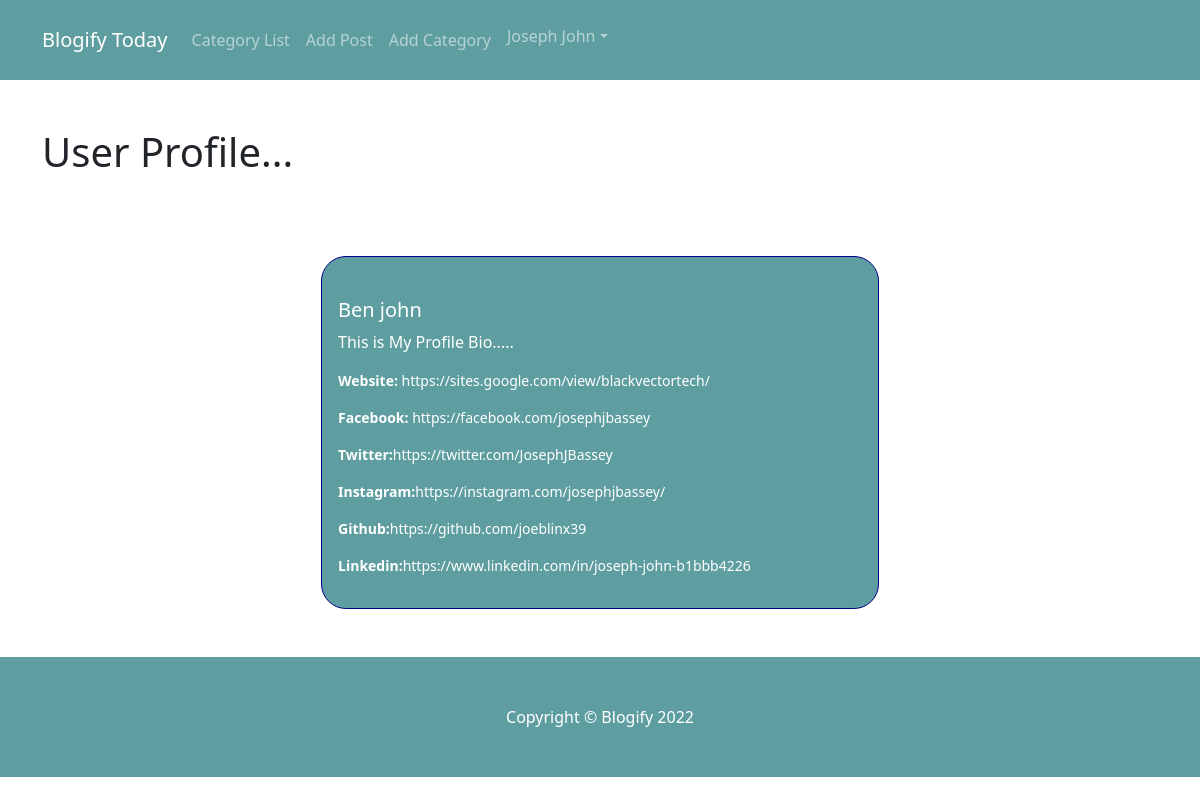
/member/6/profile/ (signed in), run on the app's committed database.
### blogify/models.py (models this page shows, shortened)
class Profile(models.Model):
    user = models.OneToOneField(User, null=True, on_delete=models.CASCADE)
    profile_pic = models.ImageField(null=True, blank=True, upload_to="images/profile/")
    bio = models.TextField(max_length=255, null=True, blank=True)
    website_url = models.CharField(max_length=255, null=True, blank=True)
    facebook_url = models.CharField(max_length=255, null=True, blank=True)
    instagram_url = models.CharField(max_length=255, null=True, blank=True)
    twitter_url = models.CharField(max_length=255, null=True, blank=True)
    linkedin_url = models.CharField(max_length=255, null=True, blank=True)
    github_url = models.CharField(max_length=255, null=True, blank=True)

### member/views.py (the view)
# urls.py: path("<int:pk>/profile/", ShowProfilePageView.as_view(), name="show_profile_page"),
class ShowProfilePageView(DetailView):
    model = Profile
    template_name = 'registration/user_profile.html'
    def get_context_data(self, *args, **kwargs):
        users = Profile.objects.all()
        context = super(ShowProfilePageView, self).get_context_data(*args, **kwargs)
        page_user = get_object_or_404(Profile, id=self.kwargs['pk'])
        context["page_user"] = page_user
        return context

### member/templates/registration/user_profile.html (shortened to what this page needs)
{% extends "base.html" %} {% load static %} {% block content %}
<div class="container mb-lg-5">
  <h1>User Profile...</h1>
  <br><br><br>
  <div class="card w-50 m-auto" style="background-color:cadetblue; border-color:darkblue; border-radius: 25px;">
    <div class="card-img-top text-center">
    </div>
    <div class="card-body">
      <h5 class="card-title text-white">
        {{ page_user.user.first_name }} {{ page_user.user.last_name }}
      </h5>
      <p class="card-text text-white">{{ page_user.bio|safe }}</p>
        {% if page_user.website_url %}
        <p class="small "><strong class="text-white">Website:</strong> <a href="{{ page_user.website_url }}" target="_blank" class="text-white ml-4">{{ page_user.website_url }}</a></p>
        {% endif %}
        {% if page_user.facebook_url %}
        <p class="small "><strong class="text-white">Facebook: </strong><a href="{{ page_user.facebook_url }}" target="_blank" class="text-white ml-4">{{ page_user.facebook_url }}</a></p>
        {% endif %}
        {% if page_user.twitter_url %}
        <p class="small "><strong class="text-white">Twitter:</strong><a href="{{ page_user.twitter_url }}" target="_blank" class="text-white ml-5">{{ page_user.twitter_url }}</a></p>
        {% endif %}
        {% if page_user.instagram_url %}
        <p class="small "><strong class="text-white">Instagram:</strong><a href="{{ page_user.instagram_url }}" target="_blank" class="text-white ml-4">{{ page_user.instagram_url }}</a></p>
        {% endif %}
        {% if page_user.github_url %}
        <p class="small "><strong class="text-white">Github:</strong><a href="{{ page_user.github_url }}" target="_blank" class="text-white ml-5">{{ page_user.github_url }}</a></p>
        {% endif %}
        {% if page_user.linkedin_url %}
        <p class="small "><strong class="text-white">Linkedin:</strong><a href="{{ page_user.linkedin_url }}" target="_blank" class="text-white ml-lg-4 text-justify">{{ page_user.linkedin_url }}</a></p>
        {% endif %}
    </div>
  </div>
</div>
{% endblock %}

### blogify/templates/base.html (shortened to what this page needs)
{% load static %}
<!DOCTYPE html>
<html lang="en">
<head>
  <link rel="stylesheet" href="{% static 'css/bootstrap.min.css' %}">
  <link rel="stylesheet" href="{% static 'css/bootstrap.css' %}">
</head>
<body>
  <nav class="navbar navbar-expand-lg navbar-dark py-3" style="background-color:cadetblue;">
    <div class="container">
      <a class="navbar-brand" href="{% url 'home' %}">Blogify Today</a>
      <div class="collapse navbar-collapse" id="navbarSupportedContent">
        <ul class="navbar-nav mr-auto">
          <li class="nav-item">
            <a class="nav-link" href="{% url 'category-list' %}">Category List</a>
          </li>
          {% if user.is_authenticated %}
          <li class="nav-item">
            <a class="nav-link" href="{% url 'add_post' %}">Add Post</a>
          </li>
          <li class="nav-item">
            <a class="nav-link" href="{% url 'add_category' %}">Add Category</a>
          </li>
          {% endif %}
        </ul>
        {% if user.is_authenticated %}
        <ul class="navbar-nav my-2 my-lg-0">
          <li class="nav-item dropdown">
            <a class="nav-link dropdown-toggle" role="button" data-bs-toggle="dropdown" aria-expanded="false">
              {{ user.first_name }} {{ user.last_name }}</a>
          </li>
        </ul>
        {% endif %}
      </div>
    </div>
  </nav>
  <br><br>
  {% block content %}
  {% endblock %}
  <footer class="py-5" style="background-color:cadetblue;">
    <div class="container">
      <p class="m-0 text-center text-white">Copyright &copy; Blogify 2022</p>
    </div>
  </footer>
</body>
</html>

### blogify/templates/base.html (style rules this page uses)
a { text-decoration: none; }

### data on the page
Profile: user.first_name "Ben", user.last_name "john", bio "This is My Profile Bio.....", website_url "https://sites.google.com/view/blackvectortech/", facebook_url "https://facebook.com/josephjbassey", twitter_url "https://twitter.com/JosephJBassey", instagram_url "https://instagram.com/josephjbassey/", github_url "https://github.com/joeblinx39", linkedin_url "https://www.linkedin.com/in/joseph-john-b1bbb4226"

### other printed values
{{ user.first_name }} "Joseph"
{{ user.last_name }} "John"
